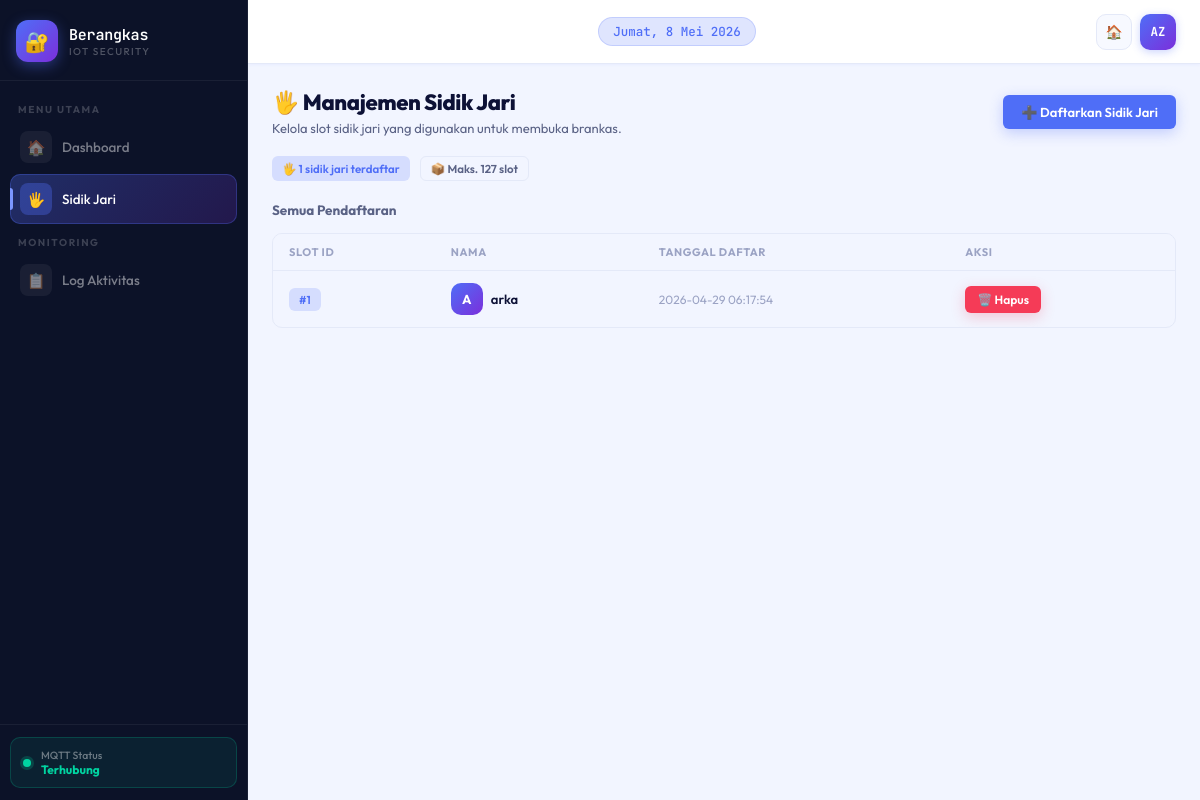
The app's page /sidik_jari, older data.
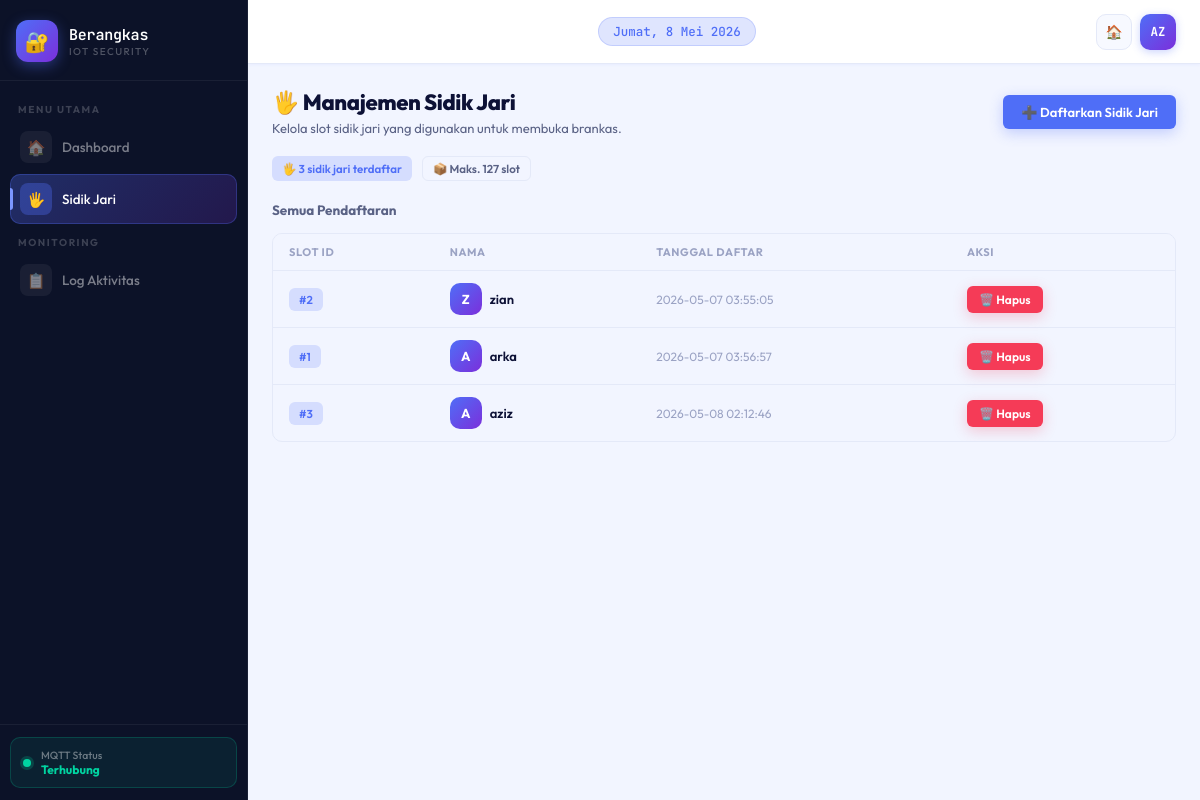
The same page, newer data.
### tables this page shows
CREATE TABLE sidik_jari (
            id INTEGER PRIMARY KEY AUTOINCREMENT,
            nama TEXT NOT NULL,
            finger_id INTEGER NOT NULL UNIQUE,
            created_at TIMESTAMP DEFAULT CURRENT_TIMESTAMP
        );

### app.py (the view)
@app.route("/sidik_jari")
def halaman_sidik_jari():
    db = get_db()
    data = db.execute("SELECT * FROM sidik_jari").fetchall()
    return render_template("sidik_jari.html", data=data)

### database.py (called while the page is built)
def get_db():
    conn = sqlite3.connect("brankas.db")
    conn.row_factory = sqlite3.Row
    return conn

### templates/sidik_jari.html (shortened to what this page needs)
<!doctype html>
<html lang="id">
  <head>
    <link
      rel="stylesheet"
      href="{{ url_for('static', filename='css/Dashboard.css') }}" />
  </head>
  <body>
    <aside class="sidebar">
      <div class="sidebar-brand">
        <a href="/" class="brand-logo">
          <div class="brand-icon">🔐</div>
          <div class="brand-text">
            <span class="brand-name">Berangkas</span>
            <span class="brand-sub">IoT Security</span>
          </div>
        </a>
      </div>
      <nav class="sidebar-nav">
        <span class="nav-label">Menu Utama</span>
        <a href="/" class="nav-item"
          ><span class="nav-icon">🏠</span> Dashboard</a
        >
        <a href="/sidik_jari" class="nav-item active"
          ><span class="nav-icon">🖐️</span> Sidik Jari</a
        >
        <span class="nav-label">Monitoring</span>
        <a href="/#log-section" class="nav-item"
          ><span class="nav-icon">📋</span> Log Aktivitas</a
        >
      </nav>
      <div class="sidebar-footer">
        <div class="sidebar-status">
          <div class="status-dot"></div>
          <div class="status-info">
            <div class="status-label">MQTT Status</div>
            <div class="status-value">Terhubung</div>
          </div>
        </div>
      </div>
    </aside>
    <main class="main">
      <header class="topbar">
        <div class="topbar-center">
          <div class="topbar-date" id="topbar-date"></div>
        </div>
        <div class="topbar-actions">
          <a href="/" class="topbar-btn">🏠</a>
          <div class="topbar-avatar">AZ</div>
        </div>
      </header>
      <div class="content">
        <div class="section-header">
          <div>
            <div class="page-title">🖐️ Manajemen Sidik Jari</div>
            <div class="page-sub">
              Kelola slot sidik jari yang digunakan untuk membuka brankas.
            </div>
          </div>
          <button class="btn btn-primary" onclick="openModal('tambah-modal')">
            ➕ Daftarkan Sidik Jari
          </button>
        </div>
        <div style="display: flex; gap: 10px; margin-bottom: 20px">
          <div class="chip chip-primary">
            🖐️ {{ data|length }} sidik jari terdaftar
          </div>
          <div class="chip chip-neutral">📦 Maks. 127 slot</div>
        </div>
        <div class="section-header" style="margin-bottom: 14px">
          <span
            style="
              font-size: 13.5px;
              font-weight: 700;
              color: var(--text-secondary);
            "
            >Semua Pendaftaran</span
          >
        </div>
        {% if data %}
        <div class="table-wrap">
          <table>
            <thead>
              <tr>
                <th>Slot ID</th>
                <th>Nama</th>
                <th>Tanggal Daftar</th>
                <th>Aksi</th>
              </tr>
            </thead>
            <tbody>
              {% for s in data %}
              <tr>
                <td>
                  <span class="chip chip-primary">#{{ s.finger_id }}</span>
                </td>
                <td>
                  <div class="flex-center gap-8">
                    <div class="avatar">{{ s.nama[0]|upper }}</div>
                    <span style="font-weight: 600">{{ s.nama }}</span>
                  </div>
                </td>
                <td class="td-secondary">{{ s.created_at }}</td>
                <td>
                  <button
                    class="btn btn-sm btn-danger"
                    data-id="{{ s.id }}"
                    data-nama="{{ s.nama }}"
                    data-finger="{{ s.finger_id }}"
                    onclick="confirmDelete(this)">
                    🗑️ Hapus
                  </button>
                </td>
              </tr>
              {% endfor %}
            </tbody>
          </table>
        </div>
        {% endif %}
      </div>
    </main>
  </body>
</html>

Row changes from the older to the newer data that the page shows:
removed sidik_jari: finger_id "1", nama "A", nama "arka", created_at "2026-04-29 06:17:54"
added sidik_jari: finger_id "2", nama "Z", nama "zian", created_at "2026-05-07 03:55:05"
added sidik_jari: finger_id "1", nama "A", nama "arka", created_at "2026-05-07 03:56:57"
added sidik_jari: finger_id "3", nama "A", nama "aziz", created_at "2026-05-08 02:12:46"
Text that changed along with them:
{{ data|length }}: "1" → "3"
